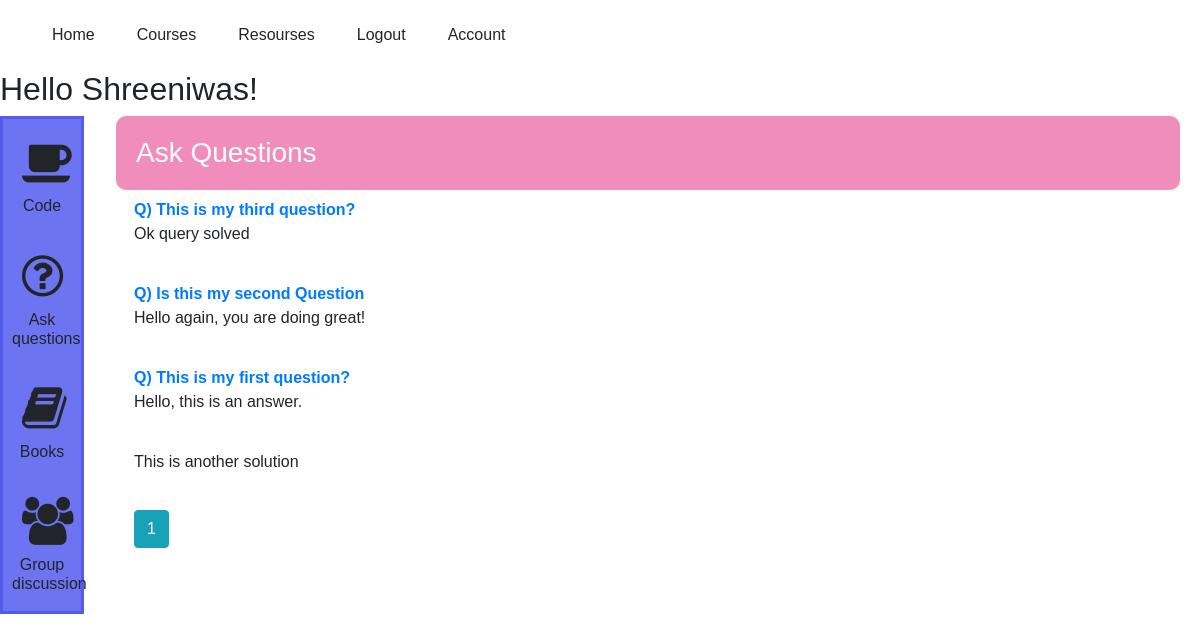
Before: /account/ask-ques (signed in) with the older database file.
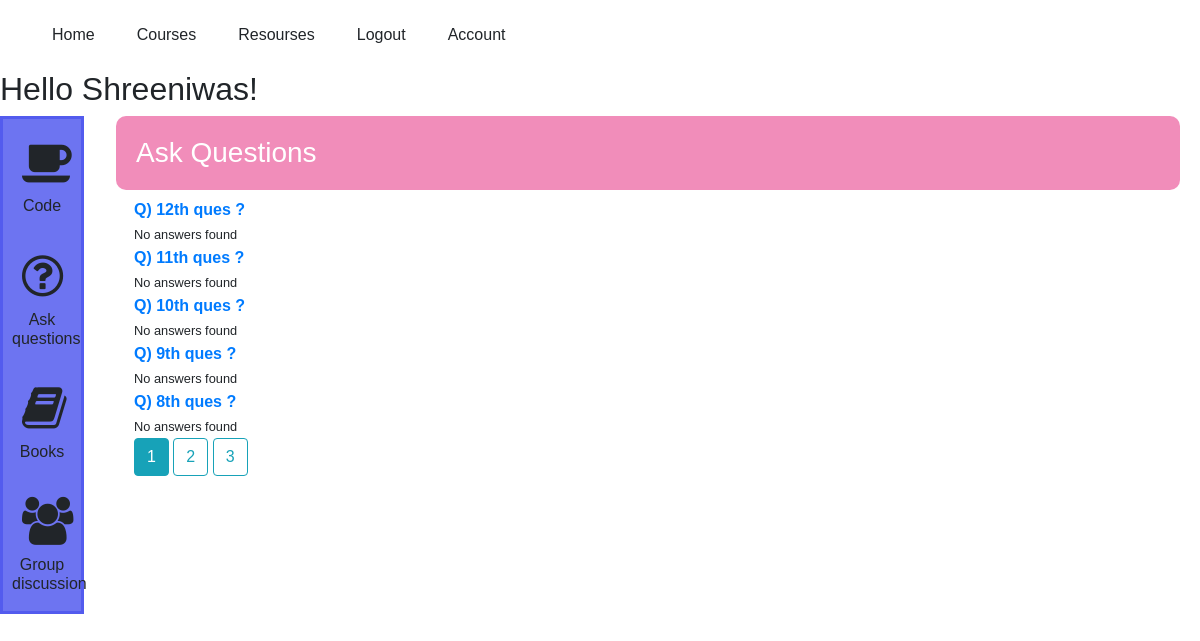
After: the same page with the newer database file.
### flaskapp/models.py (models this page shows, shortened)
class Post(db.Model):
    id = db.Column(db.Integer, primary_key =True)
    ques = db.Column(db.String(150), nullable = False)
    answers = db.relationship('Ans', backref = db.backref('question'), lazy = True)

class Ans(db.Model):
    id = db.Column(db.Integer, primary_key = True)
    sol = db.Column(db.String(500), nullable =False)
    post_id = db.Column(db.Integer, db.ForeignKey('post.id'), nullable = False)
    user_id = db.Column(db.Integer, db.ForeignKey('user.id'), nullable = False)

### flaskapp/posts/routes.py (the view)
@posts.route('/account/ask-ques', methods = ['GET', 'POST'])
@login_required
def askQues():
    accform = questionForm()
    if accform.validate_on_submit():
        p = Post()
        p.ques = accform.question.data
        db.session.add(p)
        db.session.commit()
        return redirect(url_for('posts.askQues'))
    page = request.args.get('page', 1, type=int)
    posts = Post.query.order_by(Post.id.desc()).paginate(page=page, per_page=5)
    return render_template('account_forms.html', accform = accform, posts = posts, heading='Ask Questions')

### flaskapp/models.py (called while the page is built)
@login_manager.user_loader
def load_user(userId):
    return User.query.get(int(userId))

### flaskapp/templates/account_forms.html (shortened to what this page needs)
{% extends 'account_layout.html' %}
{% block account_content %}
{% for post in posts.items %}
<div class="outline-border">
    <a href="{{ url_for('posts.enter_ans', post_id = post.id) }}">
        <b>
            Q) {{ post.ques }}
        </b>
    </a>
    {% if post.answers %}
    {% for ans in post.answers %}
    <div style="padding-bottom: 20px;">
        <p>
            {{ ans.sol }}
        </p>
    </div>
    {% endfor %}
    {% else %}
    <div>
        <small>
            No answers found
        </small>
    </div>
    {% endif %}
</div>
{% endfor %}
{% for page_num in posts.iter_pages(left_edge=1, right_edge=1, left_current=1, right_current=2) %}
    {% if page_num %}
        {% if posts.page == page_num %}
            <a href="{{ url_for('posts.askQues', page=page_num) }}" class="btn btn-info mb-4">{{ page_num }}</a>
        {% else %}
            <a href="{{ url_for('posts.askQues', page=page_num) }}" class="btn btn-outline-info mb-4">{{ page_num }}</a>
        {% endif %}
    {% else %}
        ...
    {% endif %}
{% endfor %}
{% endblock account_content %}

Changed rows visible on the page:
no longer on this page (row unchanged): Post: ques "This is my third question?"
no longer on this page (row unchanged): Ans: sol "Ok query solved", shown under "This is my third question?"
no longer on this page (row unchanged): Post: ques "Is this my second Question"
no longer on this page (row unchanged): Ans: sol "Hello again, you are doing great!", shown under "Is this my second Question"
no longer on this page (row unchanged): Post: ques "This is my first question?"
no longer on this page (row unchanged): Ans: sol "Hello, this is an answer.", shown under "This is my first question?"
no longer on this page (row unchanged): Ans: sol "This is another solution", shown under "This is my first question?"
added Post: ques "12th ques ?", shows "No answers found"
added Post: ques "11th ques ?", shows "No answers found"
added Post: ques "10th ques ?", shows "No answers found"
added Post: ques "9th ques ?", shows "No answers found"
added Post: ques "8th ques ?", shows "No answers found"
Other visible differences:
new list line: "2"
new list line: "3"
